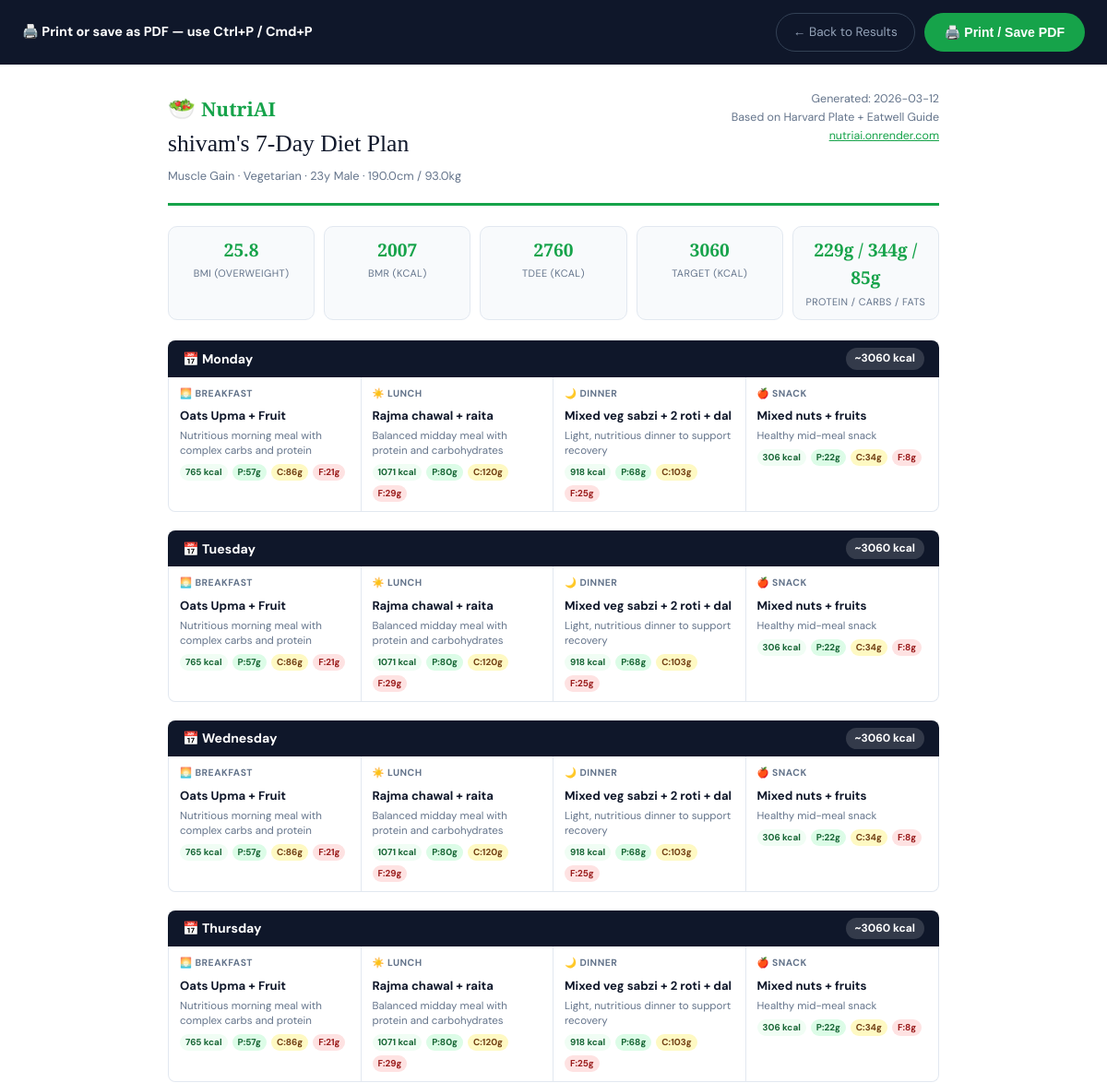
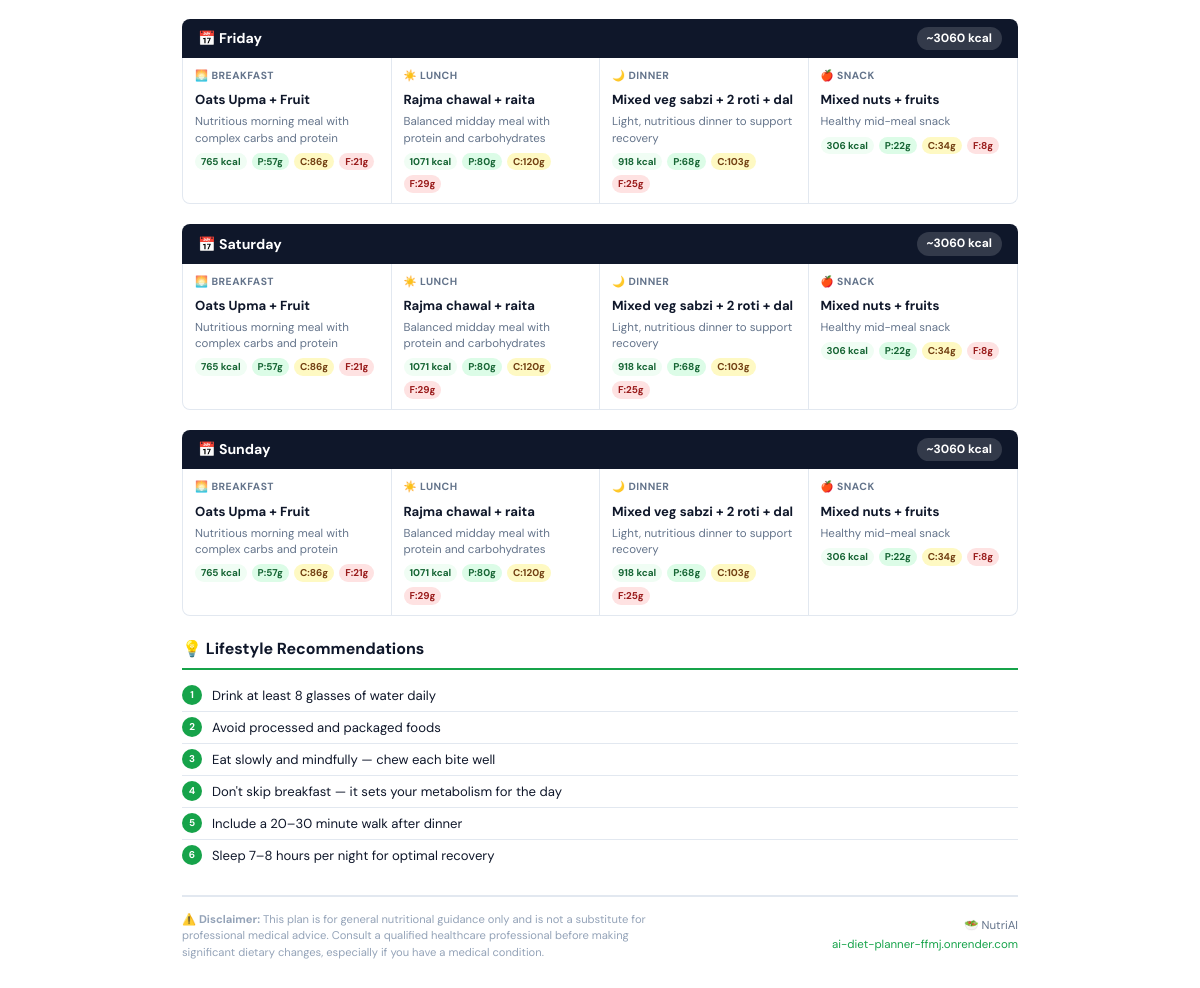
The page /results/1/1/print on the database its author committed (2 pictures, top to bottom).
### tables this page shows
CREATE TABLE users (
            id INTEGER PRIMARY KEY AUTOINCREMENT,
            session_id TEXT UNIQUE NOT NULL,
            name TEXT NOT NULL,
            email TEXT,
            age INTEGER NOT NULL,
            gender TEXT NOT NULL,
            height REAL NOT NULL,
            weight REAL NOT NULL,
            country TEXT,
            goal TEXT NOT NULL,
            target_weight REAL,
            diet_type TEXT NOT NULL,
            food_allergies TEXT,
            budget_preference TEXT,
            activity_level TEXT NOT NULL,
            exercise_type TEXT,
            daily_steps TEXT,
            sleep_hours REAL,
            sleep_quality TEXT,
            night_wakeups INTEGER DEFAULT 0,
            daytime_fatigue TEXT,
            stress_level TEXT,
            stress_sources TEXT,
            work_hours INTEGER,
            work_type TEXT,
            breakfast_time TEXT,
            lunch_time TEXT,
            dinner_time TEXT,
            late_night_eating TEXT,
            water_intake TEXT,
            breakfast_foods TEXT,
            lunch_foods TEXT,
            dinner_foods TEXT,
            snacks TEXT,
            beverages TEXT,
            meals_per_day INTEGER,
            outside_food_frequency TEXT,
            junk_food_frequency TEXT,
            created_at TEXT DEFAULT CURRENT_TIMESTAMP
        , medical_conditions TEXT, medications TEXT, health_issues TEXT, menstrual_issues TEXT, body_fat_pct REAL, cuisine_preference TEXT, food_dislikes TEXT, cooking_time TEXT, cooking_skill TEXT, eating_speed TEXT, meal_prep TEXT, alcohol TEXT, smoking TEXT, supplements TEXT, health_motivation TEXT, account_id INTEGER);

CREATE TABLE diet_plans (
            id INTEGER PRIMARY KEY AUTOINCREMENT,
            user_id INTEGER NOT NULL,
            bmi REAL,
            bmi_category TEXT,
            bmr REAL,
            tdee REAL,
            daily_calories REAL,
            protein REAL,
            carbs REAL,
            fats REAL,
            meal_plan TEXT,
            lifestyle_tips TEXT,
            duration_weeks INTEGER DEFAULT 4,
            created_at TEXT DEFAULT CURRENT_TIMESTAMP,
            FOREIGN KEY (user_id) REFERENCES users(id)
        );

### app.py (the view)
@app.route('/results/<int:user_id>/<int:plan_id>/print')
def results_print(user_id, plan_id):
    user = get_user_by_id(user_id)
    plan = get_diet_plan_by_user(user_id)
    if not user or not plan:
        return redirect(url_for('questionnaire'))
    week_plan      = json.loads(plan.get('meal_plan','{}'))
    lifestyle_tips = json.loads(plan.get('lifestyle_tips','[]'))
    return render_template('print_plan.html',
        user=user, plan=plan, week_plan=week_plan,
        lifestyle_tips=lifestyle_tips, days=list(week_plan.keys()))

### db.py (called while the page is built)
def get_db():
    if USE_PG:
        conn = psycopg2.connect(_pg_dsn, cursor_factory=psycopg2.extras.RealDictCursor)
        return conn
    else:
        conn = sqlite3.connect(Config.DATABASE_PATH)
        conn.row_factory = sqlite3.Row
        conn.execute("PRAGMA foreign_keys = ON")
        return conn

def q(sql):
    if USE_PG:
        return sql.replace('?', '%s')
    return sql

def fetchone(conn, sql, params=()):
    cur = conn.cursor()
    cur.execute(q(sql), params)
    row = cur.fetchone()
    if row is None:
        return None
    return dict(row)

### models/diet_plan_model.py (called while the page is built)
def get_diet_plan_by_user(user_id):
    conn = get_db()
    try:
        return fetchone(conn,
            'SELECT * FROM diet_plans WHERE user_id = ? ORDER BY created_at DESC LIMIT 1',
            (user_id,))
    finally:
        conn.close()

### models/user_model.py (called while the page is built)
def get_user_by_id(user_id):
    conn = get_db()
    try:
        return fetchone(conn, 'SELECT * FROM users WHERE id = ?', (user_id,))
    finally:
        conn.close()

### templates/print_plan.html (shortened to what this page needs)
<!DOCTYPE html>
<html lang="en">
<head>
</head>
<body>
<div class="no-print">
  <h4>🖨️ Print or save as PDF — use Ctrl+P / Cmd+P</h4>
  <div style="display:flex;gap:10px;">
    <a href="{{ url_for('results', user_id=user.id, plan_id=plan.id) }}" class="btn-back">← Back to Results</a>
    <button class="btn-print" onclick="window.print()">🖨️ Print / Save PDF</button>
  </div>
</div>
<div class="page">
  <div class="plan-header">
    <div>
      <div class="plan-logo"><span>🥗</span>NutriAI</div>
      <div class="plan-title">{{ user.name }}'s 7-Day Diet Plan</div>
      <div class="plan-meta">
        {{ (user.goal or '').replace('_',' ').title() }} ·
        {{ (user.diet_type or '').replace('_',' ').title() }} ·
        {{ user.age }}y {{ (user.gender or '').title() }} ·
        {{ user.height }}cm / {{ user.weight }}kg
      </div>
    </div>
    <div class="plan-date">
      Generated: {{ plan.created_at[:10] if plan.created_at else '' }}<br>
      Based on Harvard Plate + Eatwell Guide<br>
      <a href="https://ai-diet-planner-ffmj.onrender.com" style="color:var(--green);">nutriai.onrender.com</a>
    </div>
  </div>
  <div class="metrics-row">
    <div class="metric-box"><div class="val">{{ plan.bmi }}</div><div class="lbl">BMI ({{ plan.bmi_category }})</div></div>
    <div class="metric-box"><div class="val">{{ plan.bmr|int }}</div><div class="lbl">BMR (kcal)</div></div>
    <div class="metric-box"><div class="val">{{ plan.tdee|int }}</div><div class="lbl">TDEE (kcal)</div></div>
    <div class="metric-box"><div class="val" style="color:#16a34a;">{{ plan.daily_calories|int }}</div><div class="lbl">Target (kcal)</div></div>
    <div class="metric-box"><div class="val">{{ plan.protein|int }}g / {{ plan.carbs|int }}g / {{ plan.fats|int }}g</div><div class="lbl">Protein / Carbs / Fats</div></div>
  </div>
  {% for day in days %}
  {% if week_plan.get(day) %}
  {% set day_data = week_plan[day] %}
  {% set day_cal = (day_data.breakfast.calories|default(0)|int) + (day_data.lunch.calories|default(0)|int) + (day_data.dinner.calories|default(0)|int) + (day_data.snacks.calories|default(0)|int) %}
  <div class="day-section">
    <div class="day-header">
      📅 {{ day }}
      <span class="day-cal">~{{ day_cal }} kcal</span>
    </div>
    <div class="meals-grid">
      {% for meal_key, icon, label in [('breakfast','🌅','Breakfast'),('lunch','☀️','Lunch'),('dinner','🌙','Dinner'),('snacks','🍎','Snack')] %}
      {% if day_data.get(meal_key) %}
      {% set m = day_data[meal_key] %}
      <div class="meal-cell">
        <div class="meal-type">{{ icon }} {{ label }}</div>
        <div class="meal-name">{{ m.get('meal','—') }}</div>
        <div class="meal-desc">{{ m.get('description','')[:100] }}{% if m.get('description','') | length > 100 %}…{% endif %}</div>
        <div class="meal-macros">
          <span class="mpill mp-cal">{{ m.get('calories',0) }} kcal</span>
          <span class="mpill mp-p">P:{{ m.get('protein',0) }}g</span>
          <span class="mpill mp-c">C:{{ m.get('carbs',0) }}g</span>
          <span class="mpill mp-f">F:{{ m.get('fats',0) }}g</span>
        </div>
      </div>
      {% endif %}
      {% endfor %}
    </div>
  </div>
  {% endif %}
  {% endfor %}
  {% if lifestyle_tips %}
  <div class="tips-section">
    <h3>💡 Lifestyle Recommendations</h3>
    {% for tip in lifestyle_tips %}
    <div class="tip-item">
      <div class="tip-num">{{ loop.index }}</div>
      <span>{{ tip }}</span>
    </div>
    {% endfor %}
  </div>
  {% endif %}
  <div class="plan-footer">
    <div class="disclaimer">
      ⚠️ <strong>Disclaimer:</strong> This plan is for general nutritional guidance only and is not a substitute for professional medical advice. Consult a qualified healthcare professional before making significant dietary changes, especially if you have a medical condition.
    </div>
    <div style="text-align:right;">
      🥗 NutriAI<br>
      <span style="color:#16a34a;">ai-diet-planner-ffmj.onrender.com</span>
    </div>
  </div>
</div>
</body>
</html>

### templates/print_plan.html (style rules this page uses)
:root { --green: #16a34a; --dark: #0f172a; --gray: #64748b; --light: #f8fafc; --border: #e2e8f0; }
* { box-sizing: border-box; margin: 0; padding: 0; }
body { font-family: 'DM Sans', sans-serif; color: var(--dark); background: #fff; font-size: 13px; line-height: 1.6; }
.no-print { background: var(--dark); padding: 14px 24px; display: flex; align-items: center; justify-content: space-between; flex-wrap: wrap; gap: 10px; }
.no-print h4 { color: #fff; font-size: 0.9rem; margin: 0; }
.btn-print { background: var(--green); color: #fff; border: none; border-radius: 100px; padding: 9px 22px; font-size: 0.88rem; font-weight: 700; cursor: pointer; display: flex; align-items: center; gap: 6px; }
.btn-back { background: transparent; color: #94a3b8; border: 1px solid #334155; border-radius: 100px; padding: 9px 18px; font-size: 0.85rem; text-decoration: none; display: flex; align-items: center; gap: 6px; }
.page { max-width: 900px; margin: 0 auto; padding: 28px 32px; }
.plan-header { border-bottom: 3px solid var(--green); padding-bottom: 18px; margin-bottom: 22px; display: flex; justify-content: space-between; align-items: flex-start; flex-wrap: wrap; gap: 12px; }
.plan-logo { font-family: 'Playfair Display', serif; font-size: 1.3rem; color: var(--green); font-weight: 700; }
.plan-logo span { font-size: 1.5rem; margin-right: 6px; }
.plan-title { font-family: 'Playfair Display', serif; font-size: 1.6rem; color: var(--dark); }
.plan-meta { font-size: 0.8rem; color: var(--gray); margin-top: 4px; }
.plan-date { font-size: 0.78rem; color: var(--gray); text-align: right; }
.metrics-row { display: grid; grid-template-columns: repeat(5, 1fr); gap: 10px; margin-bottom: 22px; }
.metric-box { background: var(--light); border: 1px solid var(--border); border-radius: 10px; padding: 10px 12px; text-align: center; }
.metric-box .val { font-size: 1.2rem; font-weight: 700; color: var(--green); font-family: 'Playfair Display', serif; }
.metric-box .lbl { font-size: 0.68rem; color: var(--gray); margin-top: 2px; text-transform: uppercase; letter-spacing: 0.4px; }
.day-section { margin-bottom: 20px; break-inside: avoid; page-break-inside: avoid; }
.day-header { background: var(--dark); color: #fff; padding: 8px 16px; border-radius: 8px 8px 0 0; font-weight: 700; font-size: 0.88rem; display: flex; align-items: center; gap: 8px; }
.day-cal { margin-left: auto; font-size: 0.75rem; background: rgba(255,255,255,0.15); padding: 2px 10px; border-radius: 100px; }
.meals-grid { display: grid; grid-template-columns: repeat(4, 1fr); border: 1px solid var(--border); border-top: none; border-radius: 0 0 8px 8px; overflow: hidden; }
.meal-cell { padding: 10px 12px; border-right: 1px solid var(--border); }
.meal-cell:last-child { border-right: none; }
.meal-type { font-size: 0.65rem; font-weight: 700; text-transform: uppercase; letter-spacing: 0.5px; color: var(--gray); margin-bottom: 5px; }
.meal-name { font-weight: 700; font-size: 0.82rem; color: var(--dark); margin-bottom: 4px; }
.meal-desc { font-size: 0.72rem; color: var(--gray); line-height: 1.4; margin-bottom: 6px; }
.meal-macros { display: flex; gap: 5px; flex-wrap: wrap; }
.mpill { font-size: 0.62rem; padding: 1px 6px; border-radius: 100px; font-weight: 700; }
.mp-cal { background: #f0fdf4; color: #166534; }
.mp-p { background: #dcfce7; color: #166534; }
.mp-c { background: #fef9c3; color: #713f12; }
.mp-f { background: #fee2e2; color: #991b1b; }
.tips-section { margin-bottom: 20px; }
.tips-section h3 { font-size: 1rem; font-weight: 700; color: var(--dark); margin-bottom: 10px; border-bottom: 2px solid var(--green); padding-bottom: 6px; }
.tip-item { display: flex; gap: 10px; padding: 5px 0; font-size: 0.82rem; color: var(--dark); border-bottom: 1px solid var(--border); }
.tip-item:last-child { border-bottom: none; }
.tip-num { width: 20px; height: 20px; background: var(--green); color: #fff; border-radius: 50%; display: flex; align-items: center; justify-content: center; font-size: 0.62rem; font-weight: 700; flex-shrink: 0; }
.plan-footer { border-top: 2px solid var(--border); padding-top: 14px; margin-top: 24px; display: flex; justify-content: space-between; align-items: center; font-size: 0.72rem; color: var(--gray); }
.disclaimer { font-size: 0.7rem; color: #94a3b8; line-height: 1.5; max-width: 500px; }

### rows shown on the page
users: name "shivam", goal "Muscle Gain", diet_type "Vegetarian", age "23", gender "Male", height "190.0", weight "93.0"
diet_plans: created_at "2026-03-12", bmi "25.8", bmi_category "OVERWEIGHT", bmr "2007", tdee "2760", daily_calories "3060", protein "229", carbs "344", fats "85"

### other values the page prints
{{ day }} "Monday" "Tuesday" "Wednesday" "Thursday" "Friday" "Saturday" "Sunday"
{{ day_cal }} "3060" "3060" "3060" "3060" "3060" "3060" "3060"
{{ icon }} "🌅" "☀️" "🌙" "🍎" "🌅" "☀️" "🌙" "🍎" "🌅" "☀️" "🌙" "🍎" "🌅" "☀️" "🌙" "🍎" "🌅" "☀️" "🌙" "🍎" "🌅" "☀️" "🌙" "🍎" "🌅" "☀️" "🌙" "🍎"
{{ label }} "BREAKFAST" "LUNCH" "DINNER" "SNACK" "BREAKFAST" "LUNCH" "DINNER" "SNACK" "BREAKFAST" "LUNCH" "DINNER" "SNACK" "BREAKFAST" "LUNCH" "DINNER" "SNACK" "BREAKFAST" "LUNCH" "DINNER" "SNACK" "BREAKFAST" "LUNCH" "DINNER" "SNACK" "BREAKFAST" "LUNCH" "DINNER" "SNACK"
{{ m.get('meal','—') }} "Oats Upma + Fruit" "Rajma chawal + raita" "Mixed veg sabzi + 2 roti + dal" "Mixed nuts + fruits" "Oats Upma + Fruit" "Rajma chawal + raita" "Mixed veg sabzi + 2 roti + dal" "Mixed nuts + fruits" "Oats Upma + Fruit" "Rajma chawal + raita" "Mixed veg sabzi + 2 roti + dal" "Mixed nuts + fruits" "Oats Upma + Fruit" "Rajma chawal + raita" "Mixed veg sabzi + 2 roti + dal" "Mixed nuts + fruits" "Oats Upma + Fruit" "Rajma chawal + raita" "Mixed veg sabzi + 2 roti + dal" "Mixed nuts + fruits" "Oats Upma + Fruit" "Rajma chawal + raita" "Mixed veg sabzi + 2 roti + dal" "Mixed nuts + fruits" "Oats Upma + Fruit" "Rajma chawal + raita" "Mixed veg sabzi + 2 roti + dal" "Mixed nuts + fruits"
{{ m.get('description','')[:100] }} "Nutritious morning meal with complex carbs and protein" "Balanced midday meal with protein and carbohydrates" "Light, nutritious dinner to support recovery" "Healthy mid-meal snack" "Nutritious morning meal with complex carbs and protein" "Balanced midday meal with protein and carbohydrates" "Light, nutritious dinner to support recovery" "Healthy mid-meal snack" "Nutritious morning meal with complex carbs and protein" "Balanced midday meal with protein and carbohydrates" "Light, nutritious dinner to support recovery" "Healthy mid-meal snack" "Nutritious morning meal with complex carbs and protein" "Balanced midday meal with protein and carbohydrates" "Light, nutritious dinner to support recovery" "Healthy mid-meal snack" "Nutritious morning meal with complex carbs and protein" "Balanced midday meal with protein and carbohydrates" "Light, nutritious dinner to support recovery" "Healthy mid-meal snack" "Nutritious morning meal with complex carbs and protein" "Balanced midday meal with protein and carbohydrates" "Light, nutritious dinner to support recovery" "Healthy mid-meal snack" "Nutritious morning meal with complex carbs and protein" "Balanced midday meal with protein and carbohydrates" "Light, nutritious dinner to support recovery" "Healthy mid-meal snack"
{{ m.get('calories',0) }} "765" "1071" "918" "306" "765" "1071" "918" "306" "765" "1071" "918" "306" "765" "1071" "918" "306" "765" "1071" "918" "306" "765" "1071" "918" "306" "765" "1071" "918" "306"
{{ m.get('protein',0) }} "57" "80" "68" "22" "57" "80" "68" "22" "57" "80" "68" "22" "57" "80" "68" "22" "57" "80" "68" "22" "57" "80" "68" "22" "57" "80" "68" "22"
{{ m.get('carbs',0) }} "86" "120" "103" "34" "86" "120" "103" "34" "86" "120" "103" "34" "86" "120" "103" "34" "86" "120" "103" "34" "86" "120" "103" "34" "86" "120" "103" "34"
{{ m.get('fats',0) }} "21" "29" "25" "8" "21" "29" "25" "8" "21" "29" "25" "8" "21" "29" "25" "8" "21" "29" "25" "8" "21" "29" "25" "8" "21" "29" "25" "8"
{{ tip }} "Drink at least 8 glasses of water daily" "Avoid processed and packaged foods" "Eat slowly and mindfully — chew each bite well" "Don't skip breakfast — it sets your metabolism for the day" "Include a 20–30 minute walk after dinner" "Sleep 7–8 hours per night for optimal recovery"
